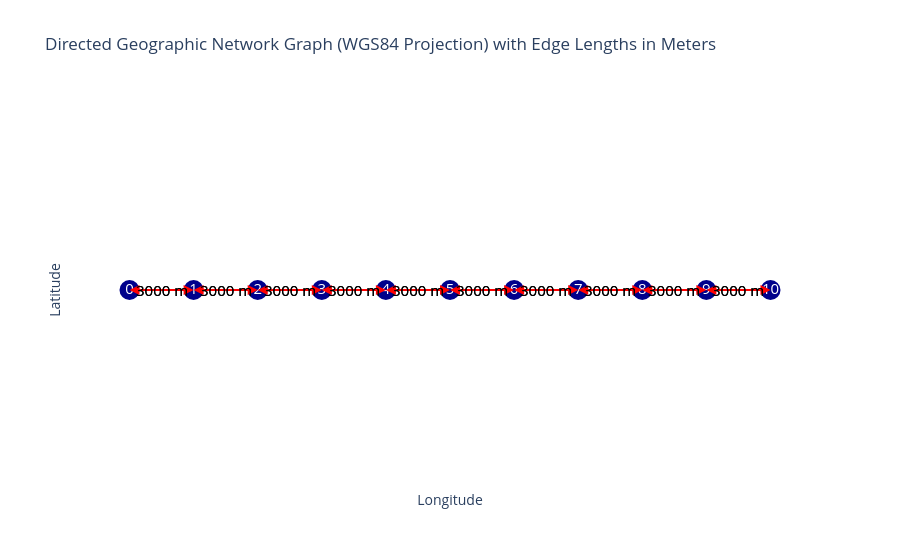

Notebook code cell kept with this figure:
### Code cell
graph.plot()

### Figure 1 — Plotly figure (JSON) as saved in the notebook; plotly's stock layout.template omitted (floating-point values rounded to 4 significant figures)
{"data": [{"hoverinfo": "none", "line": {"color": "red", "width": 2}, "mode": "lines", "type": "scatter", "x": [0, 0.02695], "y": [0, 0]}, {"hoverinfo": "none", "line": {"color": "red", "width": 2}, "mode": "lines", "type": "scatter", "x": [0.02695, 0], "y": [0, 0]}, {"hoverinfo": "none", "line": {"color": "red", "width": 2}, "mode": "lines", "type": "scatter", "x": [0.02695, 0.0539], "y": [0, 0]}, {"hoverinfo": "none", "line": {"color": "red", "width": 2}, "mode": "lines", "type": "scatter", "x": [0.0539, 0.02695], "y": [0, 0]}, {"hoverinfo": "none", "line": {"color": "red", "width": 2}, "mode": "lines", "type": "scatter", "x": [0.0539, 0.08085], "y": [0, 0]}, {"hoverinfo": "none", "line": {"color": "red", "width": 2}, "mode": "lines", "type": "scatter", "x": [0.08085, 0.0539], "y": [0, 0]}, {"hoverinfo": "none", "line": {"color": "red", "width": 2}, "mode": "lines", "type": "scatter", "x": [0.08085, 0.1078], "y": [0, 0]}, {"hoverinfo": "none", "line": {"color": "red", "width": 2}, "mode": "lines", "type": "scatter", "x": [0.1078, 0.08085], "y": [0, 0]}, {"hoverinfo": "none", "line": {"color": "red", "width": 2}, "mode": "lines", "type": "scatter", "x": [0.1078, 0.1347], "y": [0, 0]}, {"hoverinfo": "none", "line": {"color": "red", "width": 2}, "mode": "lines", "type": "scatter", "x": [0.1347, 0.1078], "y": [0, 0]}, {"hoverinfo": "none", "line": {"color": "red", "width": 2}, "mode": "lines", "type": "scatter", "x": [0.1347, 0.1617], "y": [0, 0]}, {"hoverinfo": "none", "line": {"color": "red", "width": 2}, "mode": "lines", "type": "scatter", "x": [0.1617, 0.1347], "y": [0, 0]}, {"hoverinfo": "none", "line": {"color": "red", "width": 2}, "mode": "lines", "type": "scatter", "x": [0.1617, 0.1886], "y": [0, 0]}, {"hoverinfo": "none", "line": {"color": "red", "width": 2}, "mode": "lines", "type": "scatter", "x": [0.1886, 0.1617], "y": [0, 0]}, {"hoverinfo": "none", "line": {"color": "red", "width": 2}, "mode": "lines", "type": "scatter", "x": [0.1886, 0.2156], "y": [0, 0]}, {"hoverinfo": "none", "line": {"color": "red", "width": 2}, "mode": "lines", "type": "scatter", "x": [0.2156, 0.1886], "y": [0, 0]}, {"hoverinfo": "none", "line": {"color": "red", "width": 2}, "mode": "lines", "type": "scatter", "x": [0.2156, 0.2425], "y": [0, 0]}, {"hoverinfo": "none", "line": {"color": "red", "width": 2}, "mode": "lines", "type": "scatter", "x": [0.2425, 0.2156], "y": [0, 0]}, {"hoverinfo": "none", "line": {"color": "red", "width": 2}, "mode": "lines", "type": "scatter", "x": [0.2425, 0.2695], "y": [0, 0]}, {"hoverinfo": "none", "line": {"color": "red", "width": 2}, "mode": "lines", "type": "scatter", "x": [0.2695, 0.2425], "y": [0, 0]}, {"hoverinfo": "text", "marker": {"color": "darkblue", "size": 20}, "mode": "markers+text", "text": ["0", "1", "2", "3", "4", "5", "6", "7", "8", "9", "10"], "textfont": {"color": "white", "size": 15}, "textposition": "middle center", "type": "scatter", "x": [0, 0.02695, 0.0539, 0.08085, 0.1078, 0.1347, 0.1617, 0.1886, 0.2156, 0.2425, 0.2695], "y": [0, 0, 0, 0, 0, 0, 0, 0, 0, 0, 0]}], "layout": {"annotations": [{"arrowcolor": "red", "arrowhead": 2, "arrowsize": 2, "arrowwidth": 1, "ax": 0, "axref": "x", "ay": 0, "ayref": "y", "showarrow": true, "x": 0.02695, "xref": "x", "y": 0, "yref": "y"}, {"arrowcolor": "red", "arrowhead": 2, "arrowsize": 2, "arrowwidth": 1, "ax": 0.02695, "axref": "x", "ay": 0, "ayref": "y", "showarrow": true, "x": 0, "xref": "x", "y": 0, "yref": "y"}, {"arrowcolor": "red", "arrowhead": 2, "arrowsize": 2, "arrowwidth": 1, "ax": 0.02695, "axref": "x", "ay": 0, "ayref": "y", "showarrow": true, "x": 0.0539, "xref": "x", "y": 0, "yref": "y"}, {"arrowcolor": "red", "arrowhead": 2, "arrowsize": 2, "arrowwidth": 1, "ax": 0.0539, "axref": "x", "ay": 0, "ayref": "y", "showarrow": true, "x": 0.02695, "xref": "x", "y": 0, "yref": "y"}, {"arrowcolor": "red", "arrowhead": 2, "arrowsize": 2, "arrowwidth": 1, "ax": 0.0539, "axref": "x", "ay": 0, "ayref": "y", "showarrow": true, "x": 0.08085, "xref": "x", "y": 0, "yref": "y"}, {"arrowcolor": "red", "arrowhead": 2, "arrowsize": 2, "arrowwidth": 1, "ax": 0.08085, "axref": "x", "ay": 0, "ayref": "y", "showarrow": true, "x": 0.0539, "xref": "x", "y": 0, "yref": "y"}, {"arrowcolor": "red", "arrowhead": 2, "arrowsize": 2, "arrowwidth": 1, "ax": 0.08085, "axref": "x", "ay": 0, "ayref": "y", "showarrow": true, "x": 0.1078, "xref": "x", "y": 0, "yref": "y"}, {"arrowcolor": "red", "arrowhead": 2, "arrowsize": 2, "arrowwidth": 1, "ax": 0.1078, "axref": "x", "ay": 0, "ayref": "y", "showarrow": true, "x": 0.08085, "xref": "x", "y": 0, "yref": "y"}, {"arrowcolor": "red", "arrowhead": 2, "arrowsize": 2, "arrowwidth": 1, "ax": 0.1078, "axref": "x", "ay": 0, "ayref": "y", "showarrow": true, "x": 0.1347, "xref": "x", "y": 0, "yref": "y"}, {"arrowcolor": "red", "arrowhead": 2, "arrowsize": 2, "arrowwidth": 1, "ax": 0.1347, "axref": "x", "ay": 0, "ayref": "y", "showarrow": true, "x": 0.1078, "xref": "x", "y": 0, "yref": "y"}, {"arrowcolor": "red", "arrowhead": 2, "arrowsize": 2, "arrowwidth": 1, "ax": 0.1347, "axref": "x", "ay": 0, "ayref": "y", "showarrow": true, "x": 0.1617, "xref": "x", "y": 0, "yref": "y"}, {"arrowcolor": "red", "arrowhead": 2, "arrowsize": 2, "arrowwidth": 1, "ax": 0.1617, "axref": "x", "ay": 0, "ayref": "y", "showarrow": true, "x": 0.1347, "xref": "x", "y": 0, "yref": "y"}, {"arrowcolor": "red", "arrowhead": 2, "arrowsize": 2, "arrowwidth": 1, "ax": 0.1617, "axref": "x", "ay": 0, "ayref": "y", "showarrow": true, "x": 0.1886, "xref": "x", "y": 0, "yref": "y"}, {"arrowcolor": "red", "arrowhead": 2, "arrowsize": 2, "arrowwidth": 1, "ax": 0.1886, "axref": "x", "ay": 0, "ayref": "y", "showarrow": true, "x": 0.1617, "xref": "x", "y": 0, "yref": "y"}, {"arrowcolor": "red", "arrowhead": 2, "arrowsize": 2, "arrowwidth": 1, "ax": 0.1886, "axref": "x", "ay": 0, "ayref": "y", "showarrow": true, "x": 0.2156, "xref": "x", "y": 0, "yref": "y"}, {"arrowcolor": "red", "arrowhead": 2, "arrowsize": 2, "arrowwidth": 1, "ax": 0.2156, "axref": "x", "ay": 0, "ayref": "y", "showarrow": true, "x": 0.1886, "xref": "x", "y": 0, "yref": "y"}, {"arrowcolor": "red", "arrowhead": 2, "arrowsize": 2, "arrowwidth": 1, "ax": 0.2156, "axref": "x", "ay": 0, "ayref": "y", "showarrow": true, "x": 0.2425, "xref": "x", "y": 0, "yref": "y"}, {"arrowcolor": "red", "arrowhead": 2, "arrowsize": 2, "arrowwidth": 1, "ax": 0.2425, "axref": "x", "ay": 0, "ayref": "y", "showarrow": true, "x": 0.2156, "xref": "x", "y": 0, "yref": "y"}, {"arrowcolor": "red", "arrowhead": 2, "arrowsize": 2, "arrowwidth": 1, "ax": 0.2425, "axref": "x", "ay": 0, "ayref": "y", "showarrow": true, "x": 0.2695, "xref": "x", "y": 0, "yref": "y"}, {"arrowcolor": "red", "arrowhead": 2, "arrowsize": 2, "arrowwidth": 1, "ax": 0.2695, "axref": "x", "ay": 0, "ayref": "y", "showarrow": true, "x": 0.2425, "xref": "x", "y": 0, "yref": "y"}, {"font": {"color": "black", "size": 15}, "showarrow": false, "text": "3000 m", "x": 0.01347, "y": 0}, {"font": {"color": "black", "size": 15}, "showarrow": false, "text": "3000 m", "x": 0.01347, "y": 0}, {"font": {"color": "black", "size": 15}, "showarrow": false, "text": "3000 m", "x": 0.04042, "y": 0}, {"font": {"color": "black", "size": 15}, "showarrow": false, "text": "3000 m", "x": 0.04042, "y": 0}, {"font": {"color": "black", "size": 15}, "showarrow": false, "text": "3000 m", "x": 0.06737, "y": 0}, {"font": {"color": "black", "size": 15}, "showarrow": false, "text": "3000 m", "x": 0.06737, "y": 0}, {"font": {"color": "black", "size": 15}, "showarrow": false, "text": "3000 m", "x": 0.09432, "y": 0}, {"font": {"color": "black", "size": 15}, "showarrow": false, "text": "3000 m", "x": 0.09432, "y": 0}, {"font": {"color": "black", "size": 15}, "showarrow": false, "text": "3000 m", "x": 0.1213, "y": 0}, {"font": {"color": "black", "size": 15}, "showarrow": false, "text": "3000 m", "x": 0.1213, "y": 0}, {"font": {"color": "black", "size": 15}, "showarrow": false, "text": "3000 m", "x": 0.1482, "y": 0}, {"font": {"color": "black", "size": 15}, "showarrow": false, "text": "3000 m", "x": 0.1482, "y": 0}, {"font": {"color": "black", "size": 15}, "showarrow": false, "text": "3000 m", "x": 0.1752, "y": 0}, {"font": {"color": "black", "size": 15}, "showarrow": false, "text": "3000 m", "x": 0.1752, "y": 0}, {"font": {"color": "black", "size": 15}, "showarrow": false, "text": "3000 m", "x": 0.2021, "y": 0}, {"font": {"color": "black", "size": 15}, "showarrow": false, "text": "3000 m", "x": 0.2021, "y": 0}, {"font": {"color": "black", "size": 15}, "showarrow": false, "text": "3000 m", "x": 0.2291, "y": 0}, {"font": {"color": "black", "size": 15}, "showarrow": false, "text": "3000 m", "x": 0.2291, "y": 0}, {"font": {"color": "black", "size": 15}, "showarrow": false, "text": "3000 m", "x": 0.256, "y": 0}, {"font": {"color": "black", "size": 15}, "showarrow": false, "text": "3000 m", "x": 0.256, "y": 0}], "plot_bgcolor": "white", "showlegend": false, "title": {"text": "Directed Geographic Network Graph (WGS84 Projection) with Edge Lengths in Meters"}, "xaxis": {"showgrid": false, "showticklabels": false, "title": {"text": "Longitude"}, "zeroline": false}, "yaxis": {"showgrid": false, "showticklabels": false, "title": {"text": "Latitude"}, "zeroline": false}}}
